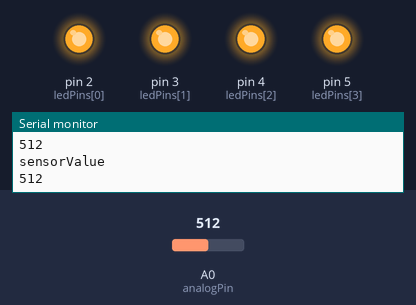
A sketch run on a simulated Arduino Uno, built with avr-gcc and run on an emulated ATmega328P. On the bench: output pins drawn as LEDs (lit = HIGH), the last lines printed to the serial monitor. The test bench sets the inputs (shaded band); at power-on: A0 (analogPin) = 512.

Above: at 6.2 s.
6.3 s: A0 (analogPin) set to 493
At 7.0 s:
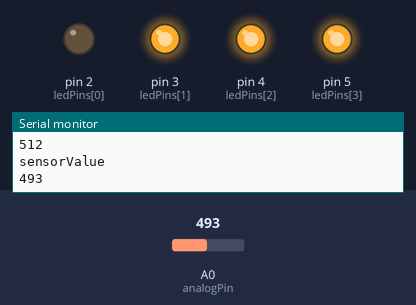
8.0 s: A0 (analogPin) set to 716
At 9.2 s:
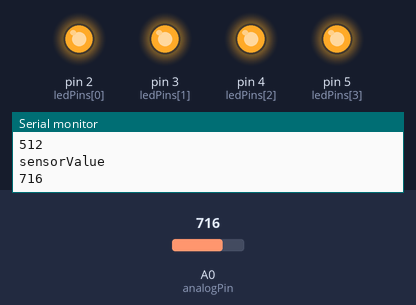
9.5 s: A0 (analogPin) set to 511
At 10.7 s:
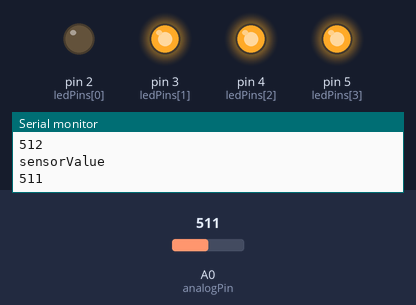
Timing chart, 0 to 12.5 s (numbered marks = the images above; inputs shaded):
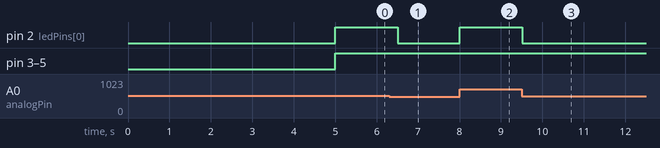

The sketch:

codice_laboratorio_2_circuito_1.ino
```cpp
const int analogPin = A0; // pin that the sensor is attached to
// variables:
const int ledCount = 4 ; // the number of LEDs in the bar graph
int ledPins[] = {2, 3, 4, 5}; // an array of pin numbers to which LEDs are attached
int sensorValue; // the sensor value
int sensorMin = 1023; // minimum sensor value
int sensorMax = 0; // maximum sensor value
void setup() {
Serial.begin(9600);
for (int thisLed = 0; thisLed < ledCount; thisLed++) {
pinMode(ledPins[thisLed], OUTPUT);
}
while (millis() < 5000) {
sensorValue = analogRead(analogPin);
// record the maximum sensor value
if (sensorValue > sensorMax) {
sensorMax = sensorValue;
}
// record the minimum sensor value
if (sensorValue < sensorMin) {
sensorMin = sensorValue;
}
}
}
void loop() {
// read the sensor:
sensorValue = analogRead(analogPin);
Serial.println("sensorMin");
Serial.println(sensorMin);
Serial.println("sensorMax");
Serial.println(sensorMax);
Serial.println("sensorValue");
Serial.println(sensorValue);
int ledLevel = map(sensorValue, sensorMin, sensorMax, 0, ledCount);
// loop over the LED array:
for (int thisLed = 0; thisLed < ledCount; thisLed++) {
// if the array element's index is less than ledLevel,
// turn the pin for this element on:
if (thisLed < ledLevel) {
digitalWrite(ledPins[thisLed], LOW);
}else { // turn off all pins higher than the ledLevel:
digitalWrite(ledPins[thisLed], HIGH);
}
}
delay(500);
}
```

Measured:
- the behaviour switches between 512 and 511 on A0 (analogPin) (found by bisection; images 0 and 1)
- after the input at 6.3 s, pin 2 (ledPins[0]): HIGH → LOW after 0.20 s
- after the input at 8.0 s, pin 2 (ledPins[0]): LOW → HIGH at once
- after the input at 9.5 s, pin 2 (ledPins[0]): HIGH → LOW at once
